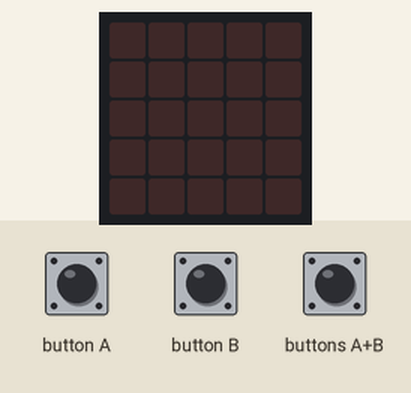
This program was run on a simulated BBC micro:bit (MakeCode). Shown: the board's 5×5 LED display. The test bench sets the inputs (shaded band).

Above: at 1.2 s.
1.3 s: buttons A+B pressed for 0.15 s
At 1.65 s:
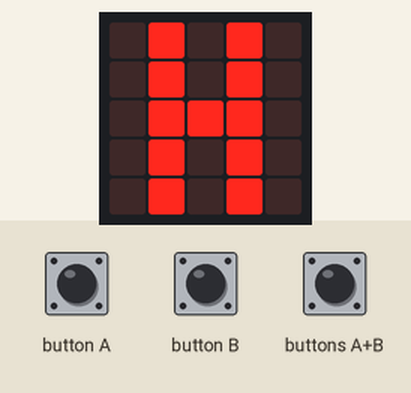
At 3.7 s:
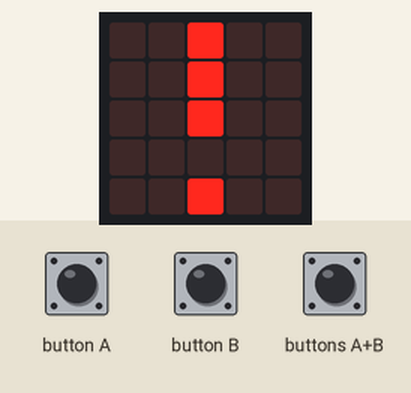
4.4 s: buttons A+B pressed for 1 s
At 6.8 s:
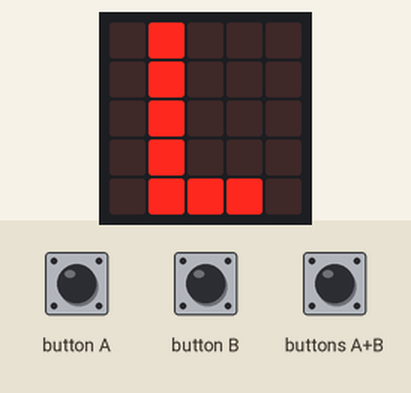
Timing chart, 0 to 8.3 s (numbered marks = the images above; inputs shaded):
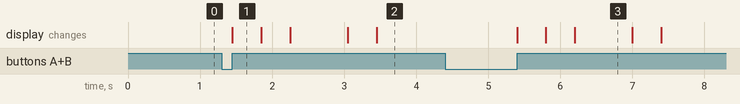

The program:

main.ts
```typescript
input.onButtonPressed(Button.AB, function () {
    basic.showLeds(`
        . # . # .
        . # . # .
        . # # # .
        . # . # .
        . # . # .
        `)
    basic.showLeds(`
        . # # # .
        . # . . .
        . # # # .
        . # . . .
        . # # # .
        `)
    basic.showLeds(`
        . # . . .
        . # . . .
        . # . . .
        . # . . .
        . # # # .
        `)
    basic.showLeds(`
        . # . . .
        . # . . .
        . # . . .
        . # . . .
        . # # # .
        `)
    basic.showLeds(`
        . # # # .
        # . . . #
        # . . . #
        # . . . #
        . # # # .
        `)
    basic.showLeds(`
        . . # . .
        . . # . .
        . . # . .
        . . . . .
        . . # . .
        `)
})
```

test.ts
```typescript
// les tests vont ici ; cela ne sera pas compilé si ce paquet est utilisé en tant qu'extension.
```

Measured:
- after the input at 1.3 s, the display: changes after 0.15 s (image 1)
- after the input at 4.4 s, the display: first changes after 1.0 s (image 3 shows a later state)
- what the display in image 1 shows lasts 0.4 s, from 1.5 s to 1.9 s
- what the display in image 3 shows lasts 0.8 s, from 6.2 s to 7.0 s
